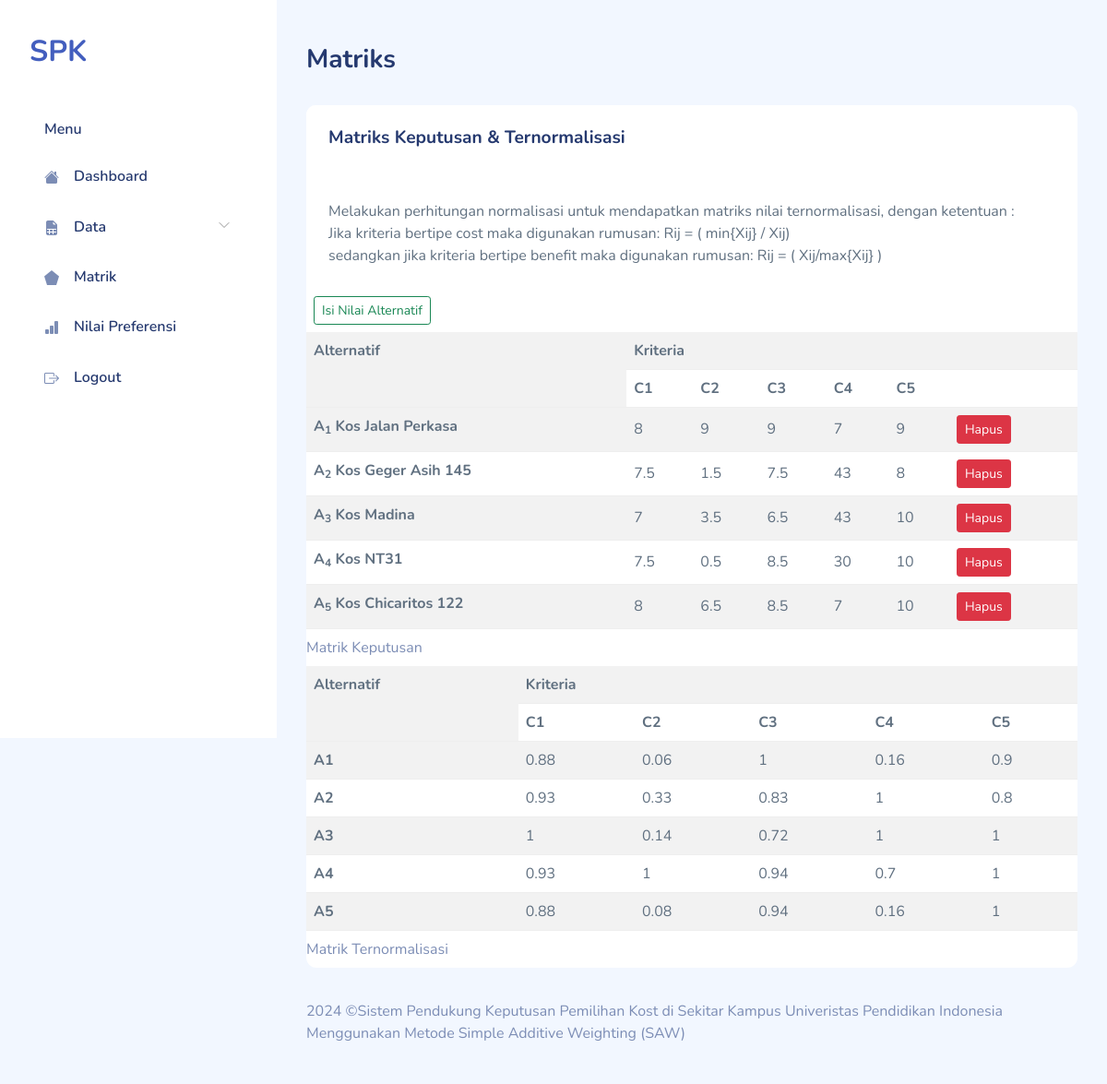
/matrik.php (signed in), run on an earlier commit of the app's database.
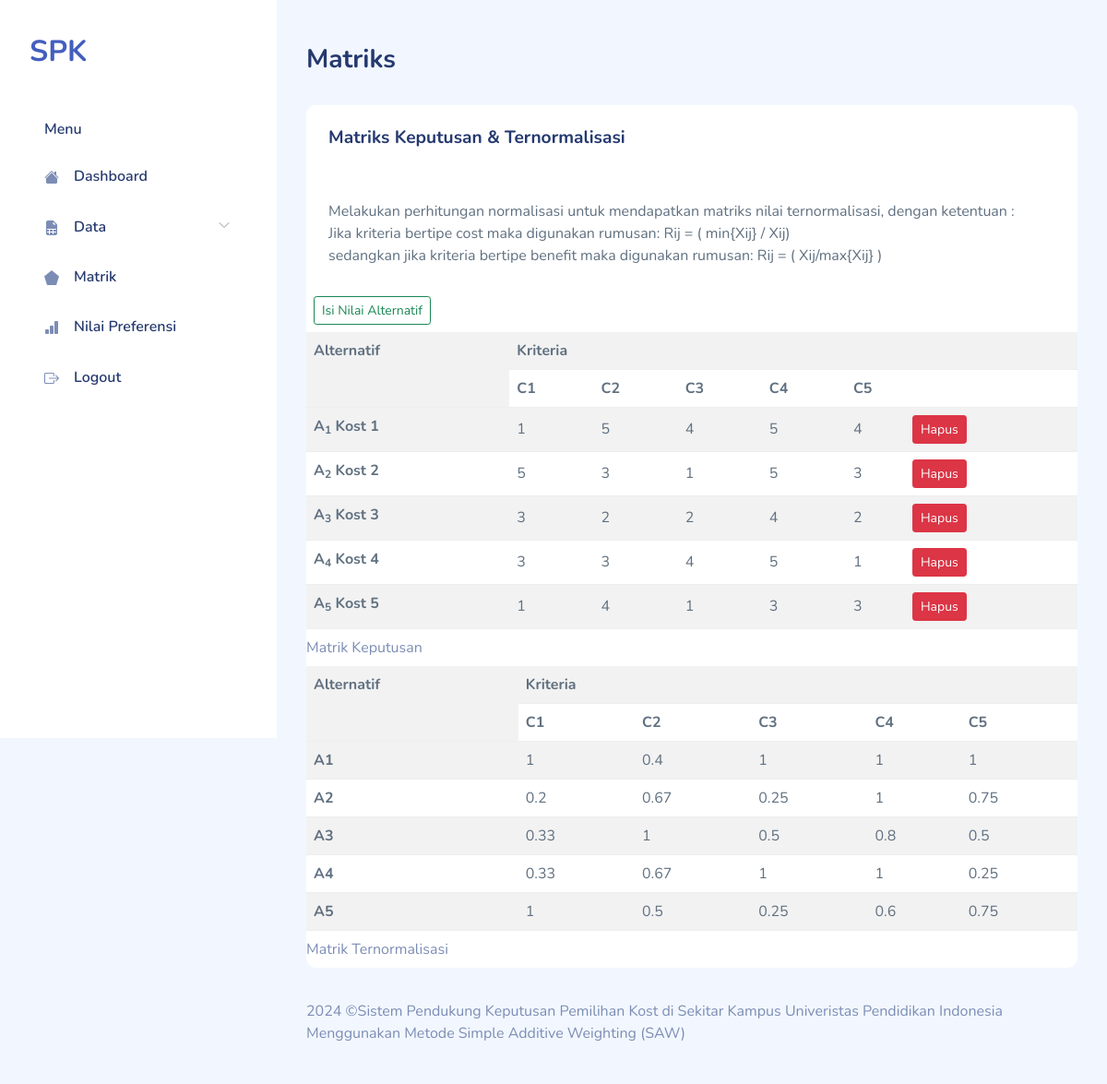
And on a later commit of the database.
### tables this page shows
CREATE TABLE `saw_evaluations` (
  `id_alternative` smallint(5) UNSIGNED NOT NULL,
  `id_criteria` tinyint(3) UNSIGNED NOT NULL,
  `value` float NOT NULL
);

CREATE TABLE `saw_alternatives` (
  `id_alternative` smallint(5) UNSIGNED NOT NULL,
  `name` varchar(30) NOT NULL
);

### matrik.php (the view, shortened to what this page needs)
<!DOCTYPE html>
<html lang="en">
  <?php
require "layout/head.php";
require "include/conn.php";
?>
  <body>
    <div id="app">
      <?php require "layout/sidebar.php";?>
      <div id="main">
        <div class="page-heading">
          <h3>Matriks</h3>
        </div>
        <div class="page-content">
          <section class="row">
            <div class="col-12">
              <div class="card">
                <div class="card-header">
                  <h4 class="card-title">Matriks Keputusan &amp; Ternormalisasi</h4>
                </div>
                <div class="card-content">
                  <div class="card-body">
                    <p class="card-text">Melakukan perhitungan normalisasi untuk mendapatkan matriks nilai ternormalisasi, dengan ketentuan : <br>
                                         Jika kriteria bertipe cost maka digunakan rumusan:
                                         Rij = ( min{Xij} / Xij) <br>
                                         sedangkan jika kriteria bertipe benefit maka digunakan rumusan:
                                         Rij = ( Xij/max{Xij} )
                    </p>
                  </div>
                  <div class="p-auto m-auto">
                  <button type="button" class="btn btn-outline-success btn-sm m-2" data-bs-toggle="modal"
                                        data-bs-target="#inlineForm">
                                        Isi Nilai Alternatif
                  </button>
                  </div>
                  <div class="table-responsive">
                  <table class="table table-striped mb-0">
    <caption>
        Matrik Keputusan
    </caption>
    <tr>
        <th rowspan='2'>Alternatif</th>
        <th colspan='6'>Kriteria</th>
    </tr>
    <tr>
        <th>C1</th>
        <th>C2</th>
        <th>C3</th>
        <th>C4</th>
        <th colspan="2">C5</th>
    </tr>
    <?php
$sql = "SELECT
          a.id_alternative,
          b.name,
          SUM(IF(a.id_criteria=1,a.value,0)) AS C1,
          SUM(IF(a.id_criteria=2,a.value,0)) AS C2,
          SUM(IF(a.id_criteria=3,a.value,0)) AS C3,
          SUM(IF(a.id_criteria=4,a.value,0)) AS C4,
          SUM(IF(a.id_criteria=5,a.value,0)) AS C5
        FROM
          saw_evaluations a
          JOIN saw_alternatives b USING(id_alternative)
        GROUP BY a.id_alternative
        ORDER BY a.id_alternative";
$result = $db->query($sql);
$X = array(1 => array(), 2 => array(), 3 => array(), 4 => array(), 5 => array());
while ($row = $result->fetch_object()) {
    array_push($X[1], round($row->C1, 2));
    array_push($X[2], round($row->C2, 2));
    array_push($X[3], round($row->C3, 2));
    array_push($X[4], round($row->C4, 2));
    array_push($X[5], round($row->C5, 2));
    echo "<tr class='center'>
            <th>A<sub>{$row->id_alternative}</sub> {$row->name}</th>
            <td>" . round($row->C1, 2) . "</td>
            <td>" . round($row->C2, 2) . "</td>
            <td>" . round($row->C3, 2) . "</td>
            <td>" . round($row->C4, 2) . "</td>
            <td>" . round($row->C5, 2) . "</td>
            <td>
            <a href='keputusan-hapus.php?id={$row->id_alternative}' class='btn btn-danger btn-sm'>Hapus</a>
            </td>
          </tr>\n";
}
?>
</table>
<table class="table table-striped mb-0">
    <caption>
        Matrik Ternormalisasi
    </caption>
    <tr>
        <th rowspan='2'>Alternatif</th>
        <th colspan='5'>Kriteria</th>
    </tr>
    <tr>
        <th>C1</th>
        <th>C2</th>
        <th>C3</th>
        <th>C4</th>
        <th>C5</th>
    </tr>
    <?php
$sql = "SELECT
          a.id_alternative,
          SUM(
            IF(
              a.id_criteria=1,
              IF(
                b.attribute='benefit',
                a.value/" . max($X[1]) . ",
                " . min($X[1]) . "/a.value)
              ,0)
              ) AS C1,
          SUM(
            IF(
              a.id_criteria=2,
              IF(
                b.attribute='benefit',
                a.value/" . max($X[2]) . ",
                " . min($X[2]) . "/a.value)
               ,0)
             ) AS C2,
          SUM(
            IF(
              a.id_criteria=3,
              IF(
                b.attribute='benefit',
                a.value/" . max($X[3]) . ",
                " . min($X[3]) . "/a.value)
               ,0)
             ) AS C3,
          SUM(
            IF(
              a.id_criteria=4,
              IF(
                b.attribute='benefit',
                a.value/" . max($X[4]) . ",
                " . min($X[4]) . "/a.value)
               ,0)
             ) AS C4,
          SUM(
            IF(
              a.id_criteria=5,
              IF(
                b.attribute='benefit',
                a.value/" . max($X[5]) . ",
                " . min($X[5]) . "/a.value)
               ,0)
             ) AS C5
        FROM
          saw_evaluations a
          JOIN saw_criterias b USING(id_criteria)
        GROUP BY a.id_alternative
        ORDER BY a.id_alternative
       ";
$result = $db->query($sql);
while ($row = $result->fetch_object()) {
    echo "<tr class='center'>
            <th>A{$row->id_alternative}</th>
            <td>" . round($row->C1, 2) . "</td>
            <td>" . round($row->C2, 2) . "</td>
            <td>" . round($row->C3, 2) . "</td>
            <td>" . round($row->C4, 2) . "</td>
            <td>" . round($row->C5, 2) . "</td>
          </tr>\n";
}
?>
</table>
                  </div>
                </div>
              </div>
            </div>
          </section>
        </div>
        <?php require "layout/footer.php";?>
      </div>
    </div>
  </body>
</html>

### layout/head.php (shortened to what this page needs)
<head>
    <link rel="stylesheet" href="assets/css/bootstrap.css">
    <link rel="stylesheet" href="assets/vendors/iconly/bold.css">
    <link rel="stylesheet" href="assets/vendors/perfect-scrollbar/perfect-scrollbar.css">
    <link rel="stylesheet" href="assets/vendors/bootstrap-icons/bootstrap-icons.css">
    <link rel="stylesheet" href="assets/css/app.css">
</head>

### layout/sidebar.php (shortened to what this page needs)
<div id="sidebar" class="active">
    <div class="sidebar-wrapper active">
        <div class="sidebar-header">
            <div class="d-flex justify-content-between">
                <div class="logo">
                    <a href="./">SPK</a>
                </div>
            </div>
        </div>
        <div class="sidebar-menu">
            <ul class="menu">
                <li class="sidebar-title">Menu</li>
                <li class="sidebar-item">
                    <a href="./" class='sidebar-link'>
                        <i class="bi bi-house-fill"></i>
                        <span>Dashboard</span>
                    </a>
                </li>
                <li class="sidebar-item  has-sub">
                    <a href="#" class='sidebar-link'>
                        <i class="bi bi-file-earmark-spreadsheet-fill"></i>
                        <span>Data</span>
                    </a>
                </li>
                <li class="sidebar-item">
                    <a href="matrik.php" class='sidebar-link'>
                        <i class="bi bi-pentagon-fill"></i>
                        <span>Matrik</span>
                    </a>
                </li>
                <li class="sidebar-item">
                    <a href="preferensi.php" class='sidebar-link'>
                        <i class="bi bi-bar-chart-fill"></i>
                        <span>Nilai Preferensi</span>
                    </a>
                </li>
                <li class="sidebar-item">
                    <a href="logout.php" class='sidebar-link'>
                        <i class="bi bi-box-arrow-right"></i>
                        <span>Logout</span>
                    </a>
                </li>
            </ul>
        </div>
    </div>
</div>

### layout/footer.php
<footer>
    <div class="footer clearfix mb-0 text-muted">
        <div class="float-start">
            <p>2024 &copy;Sistem Pendukung Keputusan Pemilihan Kost di Sekitar Kampus Univeristas Pendidikan Indonesia Menggunakan Metode Simple Additive Weighting (SAW)</p>
        </div>
    </div>
</footer>

### assets/css/app.css (style rules this page uses)
.btn.btn-danger,.btn.btn-info,.btn.btn-primary,.btn.btn-secondary,.btn.btn-success,.btn.btn-warning { color:#fff }
.card { margin-bottom:2.2rem;border:none }
.card .card-header { border:none }
.card .card-header h4 { font-size:1.2rem;font-weight:700 }
.card .card-content { position:relative }
.card .card-title { font-size:1.2rem }
.card .card-body { padding:1.5rem }
#sidebar.active .sidebar-wrapper { left:0 }
.sidebar-wrapper { width:300px;height:100vh;position:fixed;top:0;z-index:10;overflow-y:auto;background-color:#fff;bottom:0;transition:left .5s ease-out }
.sidebar-wrapper .sidebar-header { padding:2rem 2rem 1rem;font-size:2rem;font-weight:700 }
.sidebar-wrapper .menu { margin-top:2rem;padding:0 2rem;font-weight:600 }
.sidebar-wrapper .menu .sidebar-title { padding:0 1rem;margin:1.5rem 0 1rem;font-size:1rem;list-style:none;font-weight:600;color:#25396f }
.sidebar-wrapper .menu .sidebar-link { display:block;padding:.7rem 1rem;font-size:1rem;display:flex;align-items:center;border-radius:.5rem;transition:all .5s;text-decoration:none;color:#25396f }
.sidebar-wrapper .menu .sidebar-link i,.sidebar-wrapper .menu .sidebar-link svg { color:#7c8db5 }
.sidebar-wrapper .menu .sidebar-link span { margin-left:1rem }
.sidebar-wrapper .menu .sidebar-item { list-style:none;margin-top:.5rem;position:relative }
.sidebar-wrapper .menu .sidebar-item.has-sub .sidebar-link:after { position:absolute;color:#ccc;right:15px;top:12px;display:block }
.dataTable-table td,.dataTable-table thead th,.table td,.table thead th { vertical-align:middle }
.bi { width:1rem;height:1rem }
#main { margin-left:300px;padding:2rem }
.page-heading { margin:0 0 2rem }
.page-heading h3 { font-weight:700 }
a { text-decoration:none }

What changed in the data, as far as the page shows it:
changed saw_evaluations: id_alternative.name "Kos Jalan Perkasa" → "Kost 1"; C1 "8" → "1"; C2 "9" → "5"; C3 "9" → "4"; C4 "7" → "5"; C5 "9" → "4"; C1 "0.88" → "1"; C2 "0.06" → "0.4"; C4 "0.16" → "1"; C5 "0.9" → "1"
changed saw_evaluations: id_alternative.name "Kos Geger Asih 145" → "Kost 2"; C1 "7.5" → "5"; C2 "1.5" → "3"; C3 "7.5" → "1"; C4 "43" → "5"; C5 "8" → "3"; C1 "0.93" → "0.2"; C2 "0.33" → "0.67"; C3 "0.83" → "0.25"; C5 "0.8" → "0.75"
changed saw_evaluations: id_alternative.name "Kos Madina" → "Kost 3"; C1 "7" → "3"; C2 "3.5" → "2"; C3 "6.5" → "2"; C4 "43" → "4"; C5 "10" → "2"; C1 "1" → "0.33"; C2 "0.14" → "1"; C3 "0.72" → "0.5"; C4 "1" → "0.8"; C5 "1" → "0.5"
changed saw_evaluations: id_alternative.name "Kos NT31" → "Kost 4"; C1 "7.5" → "3"; C2 "0.5" → "3"; C3 "8.5" → "4"; C4 "30" → "5"; C5 "10" → "1"; C1 "0.93" → "0.33"; C2 "1" → "0.67"; C3 "0.94" → "1"; C4 "0.7" → "1"; C5 "1" → "0.25"
changed saw_evaluations: id_alternative.name "Kos Chicaritos 122" → "Kost 5"; C1 "8" → "1"; C2 "6.5" → "4"; C3 "8.5" → "1"; C4 "7" → "3"; C5 "10" → "3"; C1 "0.88" → "1"; C2 "0.08" → "0.5"; C3 "0.94" → "0.25"; C4 "0.16" → "0.6"; C5 "1" → "0.75"
